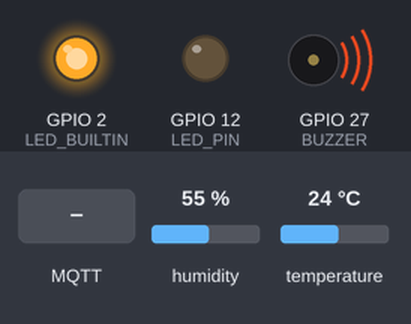
Bench run of a sketch on a simulated ESP32. Shown: output pins drawn as LEDs (lit = HIGH), buzzer (waves = sounding, pin HIGH). Inputs (shaded band) come from the test bench; at power-on: humidity 55 %, temperature 24 °C. WiFi joins after 1.5 s; servers stay silent unless stated; no MQTT or app messages arrive unless stated; what the sketch prints to the serial monitor is not drawn.

Above: at 2.7 s.
2.8 s: MQTT message "ON" arrives on the first subscribed topic
At 3.1 s:
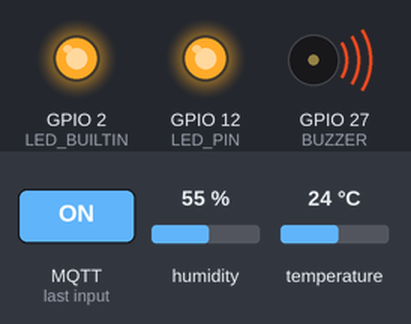
4.3 s: MQTT message "/esp32/warning" arrives on the first subscribed topic
At 5.4 s:
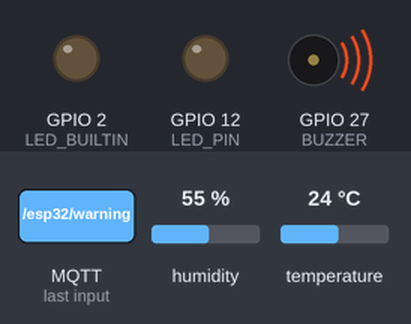
Timing chart, 0 to 7.3 s (numbered marks = the images above; inputs shaded):
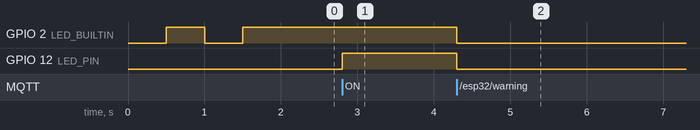

The sketch:

esp32Mqtt-buzzer.ino
```cpp
#include <WiFi.h>
#include <PubSubClient.h>
#include <Adafruit_Sensor.h>
#include "DHT.h"
#define DHTPIN            14
#define DHTTYPE           DHT11
DHT dht(DHTPIN, DHTTYPE);
int dataTemp = 0, dataHumid = 0;
unsigned long preMillis = 0;


#define WIFI_STA_NAME "esp32Tester"
#define WIFI_STA_PASS "AJapirak"
#define MQTT_SERVER   "m12.cloudmqtt.com"
#define MQTT_PORT     10970
#define MQTT_USERNAME "esp32Tester"
#define MQTT_PASSWORD "espesp32"
#define MQTT_NAME     "ESP32_CMTC"
#define LED_PIN 12
char msg[100];


WiFiClient client;
PubSubClient mqtt(client);


#define BUZZER 27


void callback(char* topic, byte* payload, unsigned int length) {
  payload[length] = '\0';
  String topic_str = topic, payload_str = (char*)payload;
  Serial.println("[" + topic_str + "]: " + payload_str);

  digitalWrite(LED_PIN, (payload_str == "ON") ? HIGH : LOW);
  digitalWrite(LED_BUILTIN, (payload_str == "ON") ? HIGH : LOW);

  if(topic_str == "/esp32/warning") {
    if(payload_str == "0") {
      digitalWrite(BUZZER, HIGH);
    } else if(payload_str == "1"){
      digitalWrite(BUZZER, LOW);
    }
  }
}


void setup() {
  Serial.begin(115200);
  pinMode(LED_BUILTIN, OUTPUT);
  pinMode(LED_PIN, OUTPUT);
  pinMode(BUZZER, OUTPUT);
  digitalWrite(BUZZER, HIGH);

  dht.begin();

  Serial.println();
  Serial.println();
  Serial.print("Connecting to ");
  Serial.println(WIFI_STA_NAME);

  WiFi.mode(WIFI_STA);
  WiFi.begin(WIFI_STA_NAME, WIFI_STA_PASS);

  while (WiFi.status() != WL_CONNECTED) {
    delay(500);
    Serial.print(".");
    digitalWrite(LED_BUILTIN, !digitalRead(LED_BUILTIN));
  }

  digitalWrite(LED_BUILTIN, HIGH);
  Serial.println("");
  Serial.println("WiFi connected");
  Serial.println("IP address: ");
  Serial.println(WiFi.localIP());

  mqtt.setServer(MQTT_SERVER, MQTT_PORT);
  mqtt.setCallback(callback);
}


void loop() {
  if (mqtt.connected() == false) {
    Serial.print("MQTT connection... ");
    if (mqtt.connect(MQTT_NAME, MQTT_USERNAME, MQTT_PASSWORD)) {
      Serial.println("connected");
      mqtt.subscribe("/esp32/#");
    } else {
      Serial.println("failed");
      delay(5000);
    }
  } else {
    unsigned long curMillis = millis();
    if (curMillis - preMillis >= 5000) {
      preMillis = curMillis;
      int t = dht.readTemperature();
      snprintf (msg, 75, "%d", t);
      mqtt.publish("/esp32/temp", msg);

      int h = dht.readHumidity();
      snprintf (msg, 75, "%d", h);
      mqtt.publish("/esp32/humid", msg);

    }
    mqtt.loop();
  }
}
```

Measured:
- after the input at 2.8 s, GPIO 12 (LED_PIN): LOW → HIGH at once
- after the input at 4.3 s, GPIO 2 (LED_BUILTIN), GPIO 12 (LED_PIN): HIGH → LOW at once
